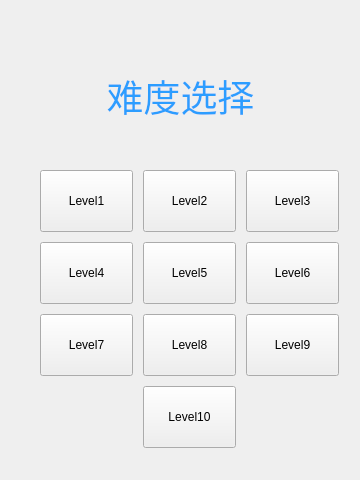
<?xml version="1.0" encoding="UTF-8"?>
<ui version="4.0">
 <class>ChooseLevelWidget</class>
 <widget class="QWidget" name="ChooseLevelWidget">
  <property name="geometry">
   <rect>
    <x>0</x>
    <y>0</y>
    <width>360</width>
    <height>480</height>
   </rect>
  </property>
  <property name="windowTitle">
   <string>Form</string>
  </property>
  <widget class="QWidget" name="layoutWidget">
   <property name="geometry">
    <rect>
     <x>30</x>
     <y>160</y>
     <width>319</width>
     <height>298</height>
    </rect>
   </property>
   <layout class="QGridLayout" name="gridLayout">
    <property name="sizeConstraint">
     <enum>QLayout::SetDefaultConstraint</enum>
    </property>
    <property name="leftMargin">
     <number>10</number>
    </property>
    <property name="topMargin">
     <number>10</number>
    </property>
    <property name="rightMargin">
     <number>10</number>
    </property>
    <property name="bottomMargin">
     <number>10</number>
    </property>
    <property name="spacing">
     <number>10</number>
    </property>
    <item row="1" column="2">
     <widget class="QPushButton" name="pushButton_6">
      <property name="minimumSize">
       <size>
        <width>0</width>
        <height>62</height>
       </size>
      </property>
      <property name="text">
       <string>Level6</string>
      </property>
     </widget>
    </item>
    <item row="2" column="1">
     <widget class="QPushButton" name="pushButton_8">
      <property name="minimumSize">
       <size>
        <width>0</width>
        <height>62</height>
       </size>
      </property>
      <property name="text">
       <string>Level8</string>
      </property>
     </widget>
    </item>
    <item row="2" column="0">
     <widget class="QPushButton" name="pushButton_7">
      <property name="minimumSize">
       <size>
        <width>0</width>
        <height>62</height>
       </size>
      </property>
      <property name="text">
       <string>Level7</string>
      </property>
     </widget>
    </item>
    <item row="2" column="2">
     <widget class="QPushButton" name="pushButton_9">
      <property name="minimumSize">
       <size>
        <width>0</width>
        <height>62</height>
       </size>
      </property>
      <property name="text">
       <string>Level9</string>
      </property>
     </widget>
    </item>
    <item row="0" column="2">
     <widget class="QPushButton" name="pushButton_3">
      <property name="minimumSize">
       <size>
        <width>0</width>
        <height>62</height>
       </size>
      </property>
      <property name="maximumSize">
       <size>
        <width>100</width>
        <height>62</height>
       </size>
      </property>
      <property name="text">
       <string>Level3</string>
      </property>
     </widget>
    </item>
    <item row="1" column="1">
     <widget class="QPushButton" name="pushButton_5">
      <property name="minimumSize">
       <size>
        <width>0</width>
        <height>62</height>
       </size>
      </property>
      <property name="text">
       <string>Level5</string>
      </property>
     </widget>
    </item>
    <item row="1" column="0">
     <widget class="QPushButton" name="pushButton_4">
      <property name="minimumSize">
       <size>
        <width>0</width>
        <height>62</height>
       </size>
      </property>
      <property name="styleSheet">
       <string notr="true"/>
      </property>
      <property name="text">
       <string>Level4</string>
      </property>
     </widget>
    </item>
    <item row="0" column="1">
     <widget class="QPushButton" name="pushButton_2">
      <property name="minimumSize">
       <size>
        <width>0</width>
        <height>62</height>
       </size>
      </property>
      <property name="maximumSize">
       <size>
        <width>100</width>
        <height>62</height>
       </size>
      </property>
      <property name="text">
       <string>Level2</string>
      </property>
     </widget>
    </item>
    <item row="0" column="0">
     <widget class="QPushButton" name="pushButton">
      <property name="sizePolicy">
       <sizepolicy hsizetype="Minimum" vsizetype="Fixed">
        <horstretch>0</horstretch>
        <verstretch>0</verstretch>
       </sizepolicy>
      </property>
      <property name="minimumSize">
       <size>
        <width>0</width>
        <height>62</height>
       </size>
      </property>
      <property name="maximumSize">
       <size>
        <width>100</width>
        <height>62</height>
       </size>
      </property>
      <property name="text">
       <string>Level1</string>
      </property>
     </widget>
    </item>
    <item row="3" column="1">
     <widget class="QPushButton" name="pushButton_10">
      <property name="minimumSize">
       <size>
        <width>0</width>
        <height>62</height>
       </size>
      </property>
      <property name="text">
       <string>Level10</string>
      </property>
     </widget>
    </item>
   </layout>
  </widget>
  <widget class="QLabel" name="label">
   <property name="geometry">
    <rect>
     <x>0</x>
     <y>60</y>
     <width>361</width>
     <height>71</height>
    </rect>
   </property>
   <property name="palette">
    <palette>
     <active>
      <colorrole role="WindowText">
       <brush brushstyle="SolidPattern">
        <color alpha="255">
         <red>44</red>
         <green>157</green>
         <blue>255</blue>
        </color>
       </brush>
      </colorrole>
     </active>
     <inactive>
      <colorrole role="WindowText">
       <brush brushstyle="SolidPattern">
        <color alpha="255">
         <red>44</red>
         <green>157</green>
         <blue>255</blue>
        </color>
       </brush>
      </colorrole>
     </inactive>
     <disabled>
      <colorrole role="WindowText">
       <brush brushstyle="SolidPattern">
        <color alpha="255">
         <red>120</red>
         <green>120</green>
         <blue>120</blue>
        </color>
       </brush>
      </colorrole>
     </disabled>
    </palette>
   </property>
   <property name="font">
    <font>
     <family>华文行楷</family>
     <pointsize>28</pointsize>
    </font>
   </property>
   <property name="text">
    <string>难度选择</string>
   </property>
   <property name="alignment">
    <set>Qt::AlignCenter</set>
   </property>
  </widget>
 </widget>
 <resources/>
 <connections/>
</ui>
